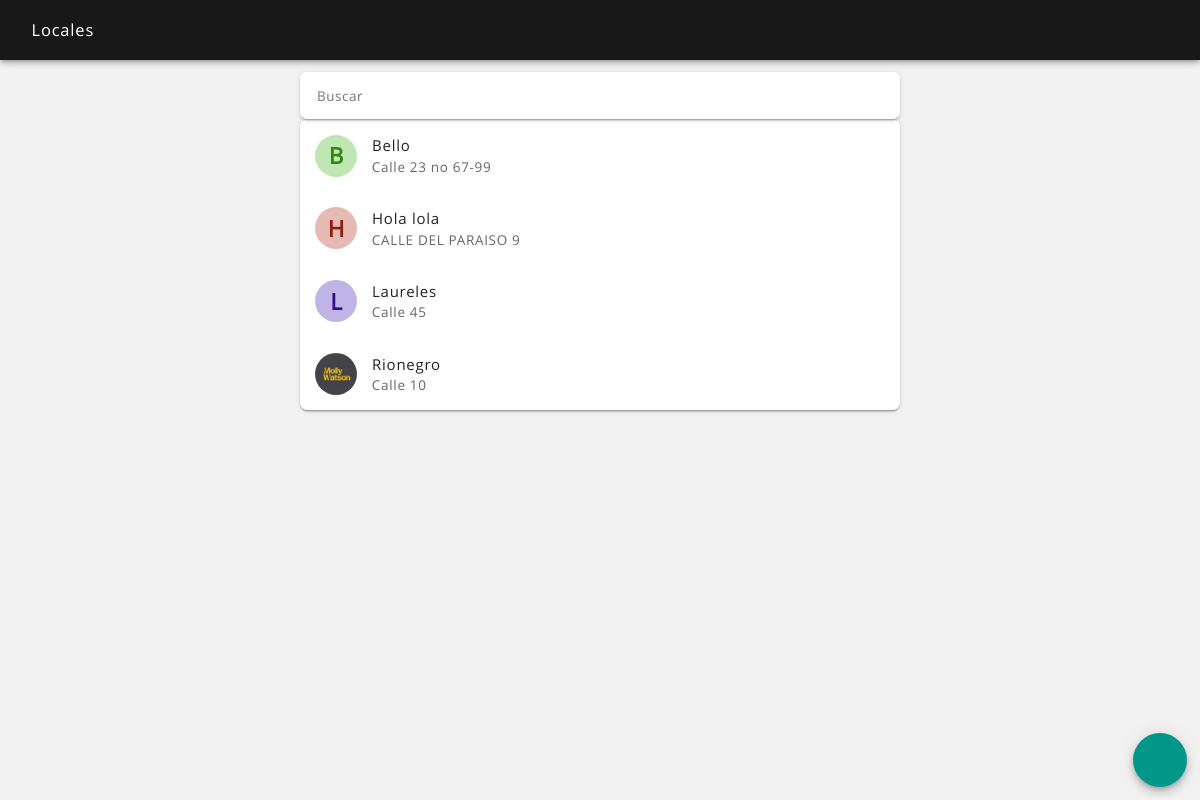
Before: /locales_ver.php (signed in) with the older database file.
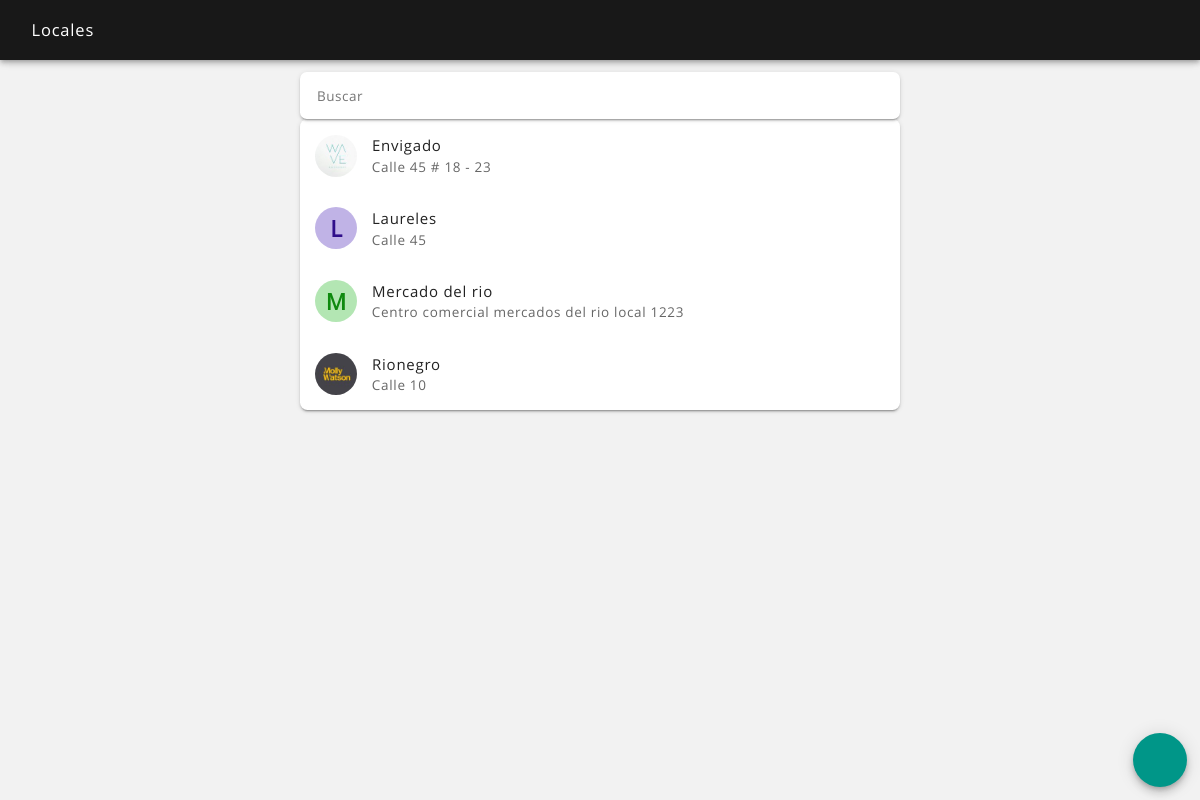
After: the same page with the newer database file.
### tables this page shows
CREATE TABLE `local` (
  `local_id` int(11) NOT NULL,
  `fecha_alta` datetime NOT NULL,
  `fecha_mod` datetime NOT NULL,
  `fecha_baja` datetime NOT NULL,
  `usuario_alta` int(11) NOT NULL,
  `usuario_mod` int(11) NOT NULL,
  `usuario_baja` int(11) NOT NULL,
  `estado` text NOT NULL,
  `local` text NOT NULL,
  `tipo` text NOT NULL,
  `direccion` text NOT NULL,
  `telefono` text NOT NULL,
  `apertura` time NOT NULL,
  `cierre` time NOT NULL,
  `propina` int(11) NOT NULL,
  `imagen` text NOT NULL,
  `imagen_nombre` text NOT NULL
);

### sis/variables_sesion.php (called while the page is built, shortened)
<?php
$sesion_id = $_SESSION['id'];
?>
<?php
$consulta = $conexion->query("SELECT * FROM usuario WHERE usuario_id = $sesion_id and estado = 'activo'");
?>

### sis/avatar_color.php (called while the page is built)
<?php
$pla = ord(strtolower($avatar_nombre[0]));
$ula = ord(substr($avatar_nombre, -1));
$lca = strlen($avatar_nombre);
$sca = $pla + $ula + $lca + $avatar_id;
$sca = $sca << 5;
$ab_hue = $sca;
$ab_sat = "50%";
$ab_lig = "80%";
$at_hue = $sca;
$at_sat = "80%";
$at_lig = "30%";
?>

### locales_ver.php (the view, shortened to what this page needs)
<?php
include ("sis/nombre_sesion.php");
?>
<?php
include ("sis/variables_sesion.php");
?>
<?php
if(isset($_POST['busqueda'])) $busqueda = $_POST['busqueda']; elseif(isset($_GET['busqueda'])) $busqueda = $_GET['busqueda']; else $busqueda = null;
if(isset($_POST['body_snack'])) $body_snack = $_POST['body_snack']; elseif(isset($_GET['body_snack'])) $body_snack = $_GET['body_snack']; else $body_snack = null;
?>
<!DOCTYPE html>
<html lang="es">
<head>
    <?php
    include ("partes/head.php");
    ?>
</head>
<body <?php echo $body_snack; ?>>
<header class="rdm-toolbar--contenedor">
    <div class="rdm-toolbar--fila">
        <div class="rdm-toolbar--izquierda">
            <h2 class="rdm-toolbar--titulo">Locales</h2>
        </div>
    </div>
</header>
<main class="rdm--contenedor-toolbar">
    <?php
    $consulta = $conexion->query("SELECT local_id, local, tipo, direccion, imagen, imagen_nombre FROM local WHERE estado = 'activo' ORDER BY local");
    if ($consulta->num_rows == 0)
    {
        ?>
        <div class="rdm-vacio--caja">
            <i class="zmdi zmdi-alert-circle-o zmdi-hc-4x"></i>
            <p class="rdm-tipografia--subtitulo1">No se han agregado locales</p>
            <p class="rdm-tipografia--cuerpo1--margen-ajustada">Los locales son todos los puntos de venta que puedes tener en tu negocio, por ejemplo: punto de venta Bogotá, punto de venta Medellín, punto de venta barrio poblado, punto de venta centro comercial del norte, etc.</p>
        </div>
        <?php
    }
    else
    {
        ?>
        <input type="search" name="busqueda" id="busqueda" value="<?php echo "$busqueda"; ?>" placeholder="Buscar" maxlength="30" autofocus autocomplete="off" onKeyUp="buscar();" onFocus="buscar();" />
        <section class="rdm-lista">
        <?php
        while ($fila = $consulta->fetch_assoc())
        {
            $local_id = $fila['local_id'];
            $local = $fila['local'];
            $direccion = $fila['direccion'];
            $imagen = $fila['imagen'];
            $imagen_nombre = $fila['imagen_nombre'];
            $avatar_id = $local_id;
            $avatar_nombre = "$local";
            include ("sis/avatar_color.php");
            if ($imagen == "no")
            {
                $imagen = '<div class="rdm-lista--avatar-color" style="background-color: hsl('.$ab_hue.', '.$ab_sat.', '.$ab_lig.'); color: hsl('.$at_hue.', '.$at_sat.', '.$at_lig.');"><span class="rdm-lista--avatar-texto">'.strtoupper(substr($avatar_nombre, 0, 1)).'</span></div>';
            }
            else
            {
                $imagen = "img/avatares/locales-$local_id-$imagen_nombre-m.jpg";
                $imagen = '<div class="rdm-lista--avatar" style="background-image: url('.$imagen.');"></div>';
            }
            ?>
            <a href="locales_detalle.php?local_id=<?php echo "$local_id"; ?>">
                <article class="rdm-lista--item-doble">
                    <div class="rdm-lista--izquierda-sencillo">
                        <div class="rdm-lista--contenedor">
                            <?php echo "$imagen"; ?>
                        </div>
                        <div class="rdm-lista--contenedor">
                            <h2 class="rdm-lista--titulo"><?php echo ucfirst("$local"); ?></h2>
                            <h2 class="rdm-lista--texto-secundario"><?php echo ucfirst($direccion); ?></h2>
                        </div>
                    </div>
                </article>
            </a>
        <?php
        }
        ?>
        </section>
    <?php
    }
    ?>
</main>
<footer>
    <a href="locales_agregar.php"><button class="rdm-boton--fab" ><i class="zmdi zmdi-plus zmdi-hc-2x"></i></button></a>
</footer>
</body>
</html>

Changed rows visible on the page:
no longer on this page (row edited): local: local "B", local "Bello", direccion "Calle 23 no 67-99"
changed local: local_id+imagen_nombre: picture added; local "Hola lola" → "Envigado"; direccion "CALLE DEL PARAISO 9" → "Calle 45 # 18 - 23"; local "H" → (not shown)
added local: local "M", local "Mercado del rio", direccion "Centro comercial mercados del rio local 1223"
